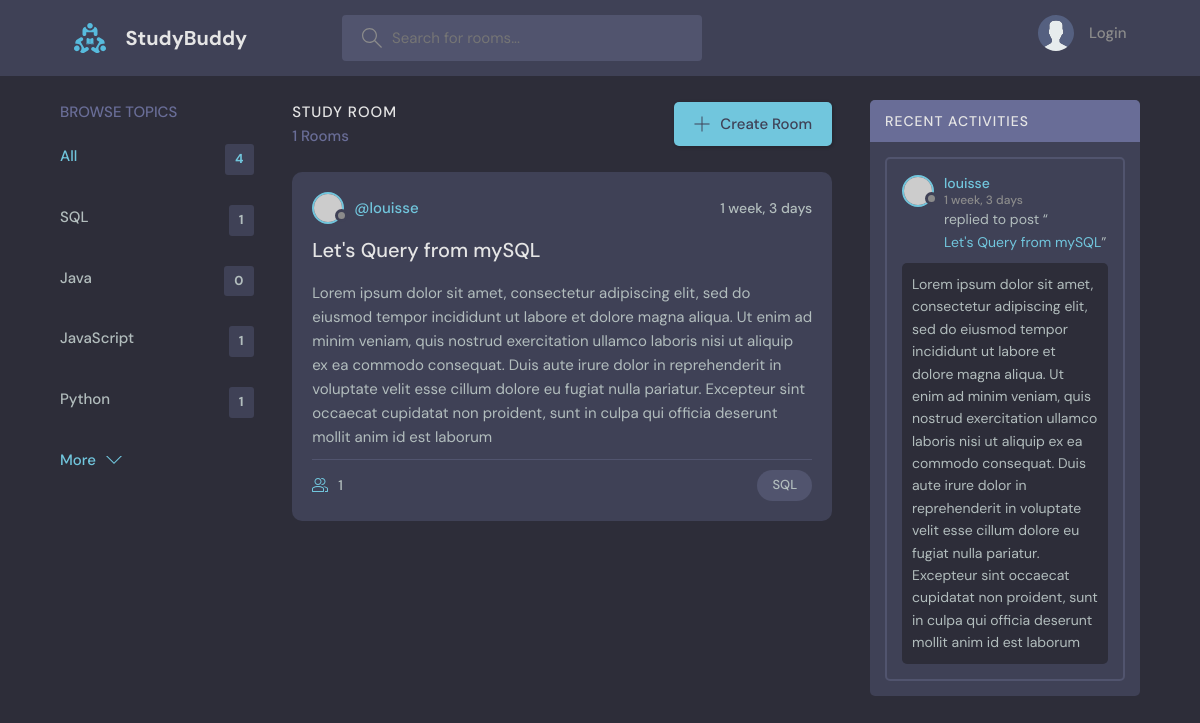
The page /?q=SQL on the database as committed earlier.
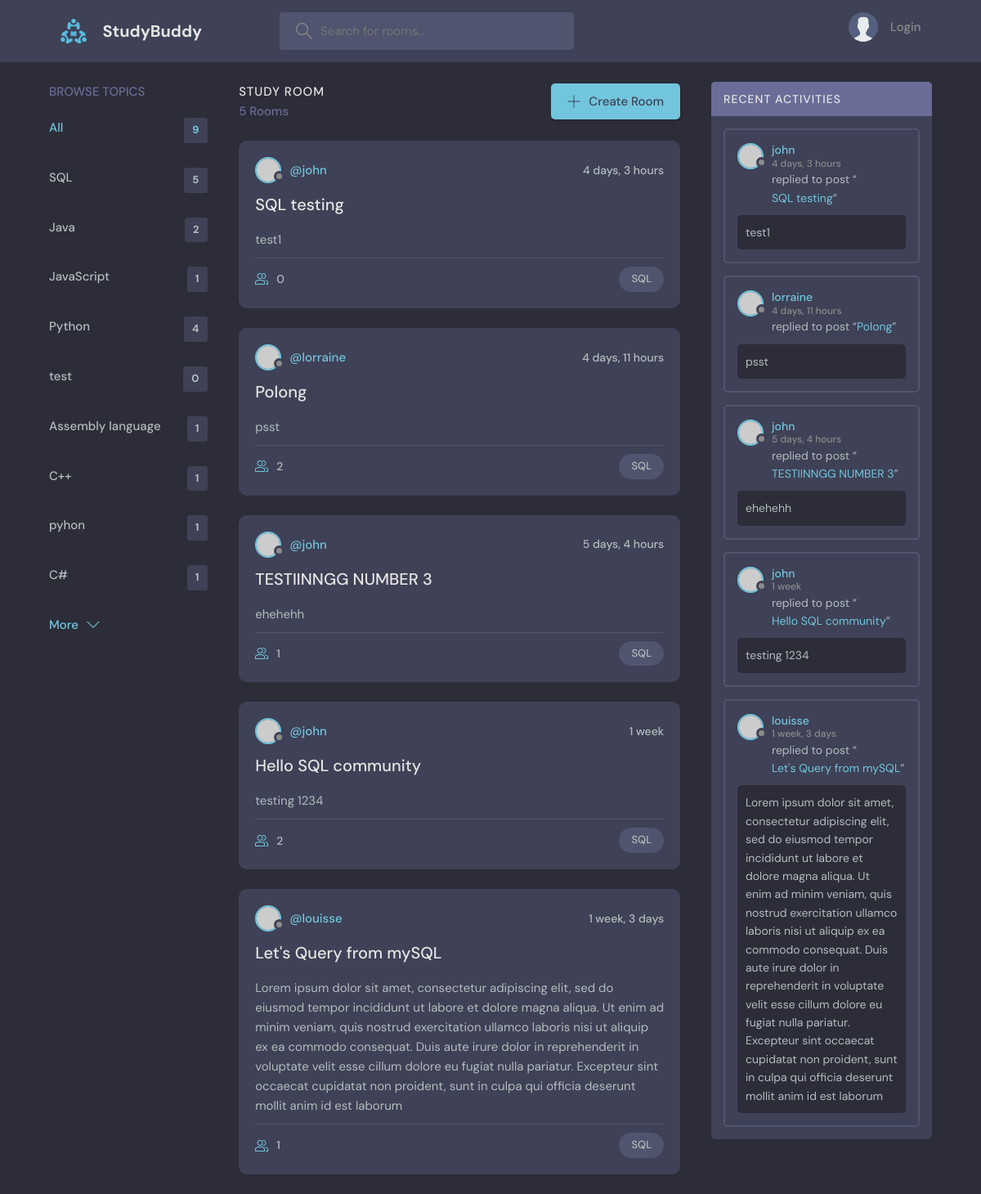
The same page on the database as committed later.
### baseapp/models.py (models this page shows, shortened)
class Topic(models.Model):
    name = models.CharField(max_length=255)

class Room(models.Model):
    host = models.ForeignKey(User, on_delete=models.SET_NULL, null=True)       # when User table got deleted the host data will set to Null
    topic = models.ForeignKey(Topic, on_delete=models.SET_NULL, null=True)     # Cascade - when User table got deleted the host data will delete too
    name = models.CharField(max_length=255)
    description = models.TextField(null=True, blank=True)
    participant = models.ManyToManyField(User, related_name="participants", blank=True)   # models.ManyToManyField(<Tablename>,<name use in views.py>, it's okay to get an empty value in participants) # related_name = name in admin panel
    updated = models.DateTimeField(auto_now=True)
    created = models.DateTimeField(auto_now_add=True)
    class Meta:
        ordering = ["-updated", "-created"]         # with '-' is descending order (last will be the first)

### baseapp/views.py (the view)
# urls.py: path("", views.home, name="home"),
def home(request):
    query = request.GET.get('q') if request.GET.get('q') is not None else ''
    rooms = Room.objects.filter(
        Q(topic__name__icontains=query) |                         # -> OR logic gate
        Q(name__icontains=query) |
        Q(description__icontains=query)
    )
    room_count = rooms.count()
    topics = Topic.objects.all()
    room_message = Message.objects.filter(
        Q(room__topic__name__icontains=query)
    )
    content = {
        "rooms": rooms,
        "topics": topics,
        "room_count": room_count,
        "room_message": room_message
    }
    return render(request, "home.html", content)

### baseapp/templates/home.html
{% extends "main.html" %}
{% block content%}
  <main class="layout layout--3">
    <div class="container">
      {% include "topics_component.html" %}
      {% include "feed_component.html" %}
      {% include "activity_component.html" %}
    </div>
  </main>
{% endblock %}

### baseapp/templates/topics_component.html
<div class="topics">
    <div class="topics__header">
      <h2>Browse Topics</h2>
    </div>
    <ul class="topics__list">
      <li>
        <a href="/" class="active">All <span>{{topics.count}}</span></a>
      </li>
        {% for topic in topics %}
          <li>
            <a href="?q={{topic.name}}">{{topic.name}}<span>{{topic.room_set.all.count}}</span></a>
          </li>
        {% endfor %}
    </ul>
    <a class="btn btn--link" href="topics.html">
      More
      <svg version="1.1" xmlns="http://www.w3.org/2000/svg" width="32" height="32" viewBox="0 0 32 32">
        <title>chevron-down</title>
        <path d="M16 21l-13-13h-3l16 16 16-16h-3l-13 13z"></path>
      </svg>
    </a>
</div>

### baseapp/templates/feed_component.html (shortened to what this page needs)
<div class="roomList">
    <div class="roomList__header">
      <div>
        <h2>Study Room</h2>
        <p>{{room_count}} Rooms <available></available></p>
      </div>
      <a class="btn btn--main" href="/create-room">
        <svg version="1.1" xmlns="http://www.w3.org/2000/svg" width="32" height="32" viewBox="0 0 32 32">
          <title>add</title>
          <path
            d="M16.943 0.943h-1.885v14.115h-14.115v1.885h14.115v14.115h1.885v-14.115h14.115v-1.885h-14.115v-14.115z"
          ></path>
        </svg>
        Create Room
      </a>
    </div>
    {% for room in rooms %}
      <div class="roomListRoom">
        <div class="roomListRoom__header">
          <a href="/profile/{{room.host.id}}" class="roomListRoom__author">
            <div class="avatar avatar--small">
              <img src="https://randomuser.me/api/portraits/women/11.jpg" />
            </div>
            <span>@{{room.host.username}}</span>
          </a>
          <div class="roomListRoom__actions">
            <span>{{room.created|timesince}}</span>
          </div>
        </div>
        <div class="roomListRoom__content">
            <a href="/room/{{room.id}}">{{room.name}}</a>
            <p>{{room.description}}</p>
        </div>
        <div class="roomListRoom__meta">
          <a href="room.html" class="roomListRoom__joined">
              {{room.participant.count}}
          </a>
          <p class="roomListRoom__topic">{{room.topic.name}}</p>
        </div>
      </div>
    {% endfor %}
</div>

### baseapp/templates/activity_component.html (shortened to what this page needs)
<div class="activities">
    <div class="activities__header">
    <h2>Recent Activities</h2>
    </div>
        {% for room in rooms%}
        <div class="activities__box">
          <div class="activities__boxHeader roomListRoom__header">
            <a href="/profile/{{room.host.id}}" class="roomListRoom__author">
              <div class="avatar avatar--small">
                <img src="https://randomuser.me/api/portraits/women/11.jpg" />
              </div>
              <p>
                {{room.host.username}}
                <span>{{room.created|timesince}}</span>
              </p>
            </a>
          </div>
          <div class="activities__boxContent">
            <p>replied to post “<a href="/room/{{room.id}}">{{room.name}}</a>”</p>
            <div class="activities__boxRoomContent">
              {{room.description}}
            </div>
        </div>
    </div>
    {% endfor%}
</div>

Rows that differ between the two databases and show on the page:
computed for Topic "SQL": room_set.all.count "1" → "5"
computed for Topic "Java": room_set.all.count "0" → "2"
computed for Topic "Python": room_set.all.count "1" → "4"
added Topic: name "test", room_set.all.count "0"
added Topic: name "Assembly language", room_set.all.count "1"
added Topic: name "C++", room_set.all.count "1"
added Topic: name "pyhon", room_set.all.count "1"
added Topic: name "C#", room_set.all.count "1"
added Room: host.username "john", created "4 days, 3 hours", name "SQL testing", description "test1", participant.count "0", topic.name "SQL"
added Room: host.username "lorraine", created "4 days, 11 hours", name "Polong", description "psst", participant.count "2", topic.name "SQL"
added Room: host.username "john", created "5 days, 4 hours", name "TESTIINNGG NUMBER 3", description "ehehehh", participant.count "1", topic.name "SQL"
added Room: host.username "john", created "1 week", name "Hello SQL community", description "testing 1234", participant.count "2", topic.name "SQL"
Other text that changed with them:
{{ topics.count }}: "4" → "9"
{{ room_count }}: "1" → "5"
